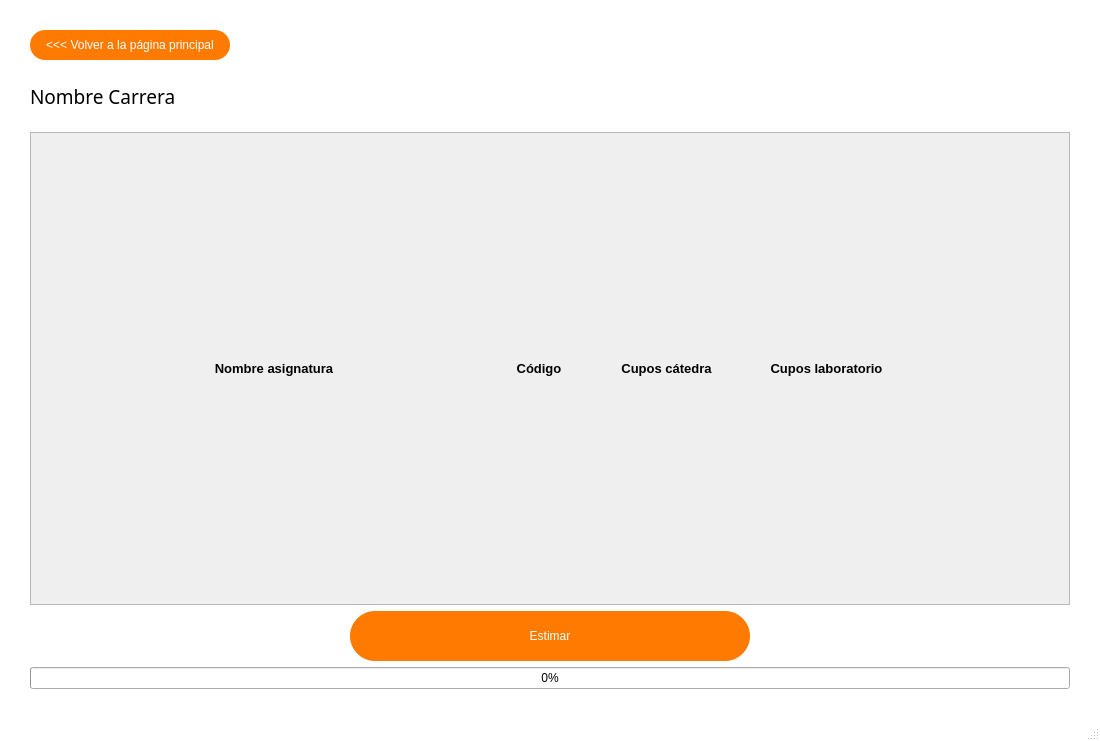
<?xml version="1.0" encoding="UTF-8"?>
<ui version="4.0">
 <class>MainWindow</class>
 <widget class="QMainWindow" name="MainWindow">
  <property name="geometry">
   <rect>
    <x>0</x>
    <y>0</y>
    <width>1100</width>
    <height>741</height>
   </rect>
  </property>
  <property name="windowTitle">
   <string>MainWindow</string>
  </property>
  <property name="styleSheet">
   <string notr="true">QMainWindow {
	background-color: white;
}</string>
  </property>
  <widget class="QWidget" name="centralwidget">
   <layout class="QVBoxLayout" name="verticalLayout">
    <property name="leftMargin">
     <number>30</number>
    </property>
    <property name="topMargin">
     <number>30</number>
    </property>
    <property name="rightMargin">
     <number>30</number>
    </property>
    <property name="bottomMargin">
     <number>30</number>
    </property>
    <item>
     <layout class="QHBoxLayout" name="horizontalLayout">
      <property name="spacing">
       <number>7</number>
      </property>
      <item>
       <widget class="QPushButton" name="button_home">
        <property name="minimumSize">
         <size>
          <width>200</width>
          <height>30</height>
         </size>
        </property>
        <property name="styleSheet">
         <string notr="true">.QPushButton {
	color: white;
	background: #FF7A00;
	border-radius: 15px;
}

.QPushButton:hover {
	background: #083C87;
}

.QPushButton:pressed {
	background: #E6E6E6;
}</string>
        </property>
        <property name="text">
         <string>&lt;&lt;&lt; Volver a la página principal</string>
        </property>
       </widget>
      </item>
      <item>
       <spacer name="horizontalSpacer">
        <property name="orientation">
         <enum>Qt::Horizontal</enum>
        </property>
        <property name="sizeHint" stdset="0">
         <size>
          <width>40</width>
          <height>20</height>
         </size>
        </property>
       </spacer>
      </item>
     </layout>
    </item>
    <item>
     <widget class="QLabel" name="label">
      <property name="sizePolicy">
       <sizepolicy hsizetype="Fixed" vsizetype="Fixed">
        <horstretch>0</horstretch>
        <verstretch>0</verstretch>
       </sizepolicy>
      </property>
      <property name="minimumSize">
       <size>
        <width>0</width>
        <height>60</height>
       </size>
      </property>
      <property name="font">
       <font>
        <family>Arial Rounded MT Bold</family>
        <pointsize>14</pointsize>
       </font>
      </property>
      <property name="styleSheet">
       <string notr="true"/>
      </property>
      <property name="text">
       <string>Nombre Carrera</string>
      </property>
     </widget>
    </item>
    <item>
     <widget class="QScrollArea" name="scrollArea">
      <property name="widgetResizable">
       <bool>true</bool>
      </property>
      <widget class="QWidget" name="scrollAreaWidgetContents">
       <property name="geometry">
        <rect>
         <x>0</x>
         <y>0</y>
         <width>1038</width>
         <height>451</height>
        </rect>
       </property>
       <property name="styleSheet">
        <string notr="true">.QPushButton {
	color: white;
	background: #E6E6E6;
	border-radius: 10px;
}

.QPushButton:hover {
	background: #083C87;
}

.QPushButton:pressed {
	background: #FF7A00;
}</string>
       </property>
       <layout class="QVBoxLayout" name="verticalLayout_2">
        <item>
         <layout class="QGridLayout" name="gridLayout" rowstretch="0">
          <property name="sizeConstraint">
           <enum>QLayout::SetDefaultConstraint</enum>
          </property>
          <property name="leftMargin">
           <number>0</number>
          </property>
          <property name="rightMargin">
           <number>0</number>
          </property>
          <property name="horizontalSpacing">
           <number>1</number>
          </property>
          <item row="0" column="1">
           <widget class="QLabel" name="label_8">
            <property name="minimumSize">
             <size>
              <width>0</width>
              <height>0</height>
             </size>
            </property>
            <property name="maximumSize">
             <size>
              <width>60</width>
              <height>16777215</height>
             </size>
            </property>
            <property name="font">
             <font>
              <pointsize>10</pointsize>
              <weight>75</weight>
              <bold>true</bold>
              <stylestrategy>PreferDefault</stylestrategy>
              <kerning>true</kerning>
             </font>
            </property>
            <property name="text">
             <string>Código</string>
            </property>
            <property name="alignment">
             <set>Qt::AlignCenter</set>
            </property>
           </widget>
          </item>
          <item row="0" column="2">
           <widget class="QLabel" name="label_9">
            <property name="sizePolicy">
             <sizepolicy hsizetype="Fixed" vsizetype="Preferred">
              <horstretch>0</horstretch>
              <verstretch>0</verstretch>
             </sizepolicy>
            </property>
            <property name="minimumSize">
             <size>
              <width>125</width>
              <height>0</height>
             </size>
            </property>
            <property name="maximumSize">
             <size>
              <width>125</width>
              <height>16777215</height>
             </size>
            </property>
            <property name="font">
             <font>
              <pointsize>10</pointsize>
              <weight>75</weight>
              <bold>true</bold>
              <stylestrategy>PreferDefault</stylestrategy>
              <kerning>true</kerning>
             </font>
            </property>
            <property name="text">
             <string>Cupos cátedra</string>
            </property>
            <property name="alignment">
             <set>Qt::AlignCenter</set>
            </property>
           </widget>
          </item>
          <item row="0" column="0">
           <widget class="QLabel" name="label_7">
            <property name="minimumSize">
             <size>
              <width>350</width>
              <height>50</height>
             </size>
            </property>
            <property name="maximumSize">
             <size>
              <width>400</width>
              <height>60</height>
             </size>
            </property>
            <property name="font">
             <font>
              <pointsize>10</pointsize>
              <weight>75</weight>
              <bold>true</bold>
              <stylestrategy>PreferDefault</stylestrategy>
              <kerning>true</kerning>
             </font>
            </property>
            <property name="text">
             <string>Nombre asignatura</string>
            </property>
            <property name="alignment">
             <set>Qt::AlignCenter</set>
            </property>
           </widget>
          </item>
          <item row="0" column="3">
           <widget class="QLabel" name="label_10">
            <property name="sizePolicy">
             <sizepolicy hsizetype="Fixed" vsizetype="Preferred">
              <horstretch>0</horstretch>
              <verstretch>0</verstretch>
             </sizepolicy>
            </property>
            <property name="minimumSize">
             <size>
              <width>125</width>
              <height>0</height>
             </size>
            </property>
            <property name="maximumSize">
             <size>
              <width>125</width>
              <height>16777215</height>
             </size>
            </property>
            <property name="font">
             <font>
              <pointsize>10</pointsize>
              <weight>75</weight>
              <bold>true</bold>
              <stylestrategy>PreferDefault</stylestrategy>
              <kerning>true</kerning>
             </font>
            </property>
            <property name="text">
             <string>Cupos laboratorio</string>
            </property>
            <property name="alignment">
             <set>Qt::AlignCenter</set>
            </property>
           </widget>
          </item>
          <item row="0" column="4">
           <widget class="QLabel" name="label_11">
            <property name="sizePolicy">
             <sizepolicy hsizetype="Fixed" vsizetype="Preferred">
              <horstretch>0</horstretch>
              <verstretch>0</verstretch>
             </sizepolicy>
            </property>
            <property name="minimumSize">
             <size>
              <width>100</width>
              <height>0</height>
             </size>
            </property>
            <property name="maximumSize">
             <size>
              <width>100</width>
              <height>16777215</height>
             </size>
            </property>
            <property name="text">
             <string/>
            </property>
           </widget>
          </item>
         </layout>
        </item>
       </layout>
      </widget>
     </widget>
    </item>
    <item alignment="Qt::AlignHCenter">
     <widget class="QPushButton" name="button_estimar">
      <property name="sizePolicy">
       <sizepolicy hsizetype="Minimum" vsizetype="Fixed">
        <horstretch>0</horstretch>
        <verstretch>0</verstretch>
       </sizepolicy>
      </property>
      <property name="minimumSize">
       <size>
        <width>400</width>
        <height>50</height>
       </size>
      </property>
      <property name="maximumSize">
       <size>
        <width>400</width>
        <height>200</height>
       </size>
      </property>
      <property name="styleSheet">
       <string notr="true">.QPushButton {
	color: white;
	background: #FF7A00;
	border-radius: 25px;
}

.QPushButton:hover {
	background: #083C87;
}

.QPushButton:pressed {
	background: #E6E6E6;
}</string>
      </property>
      <property name="text">
       <string>Estimar</string>
      </property>
     </widget>
    </item>
    <item>
     <widget class="QProgressBar" name="progressBar">
      <property name="maximum">
       <number>10</number>
      </property>
      <property name="value">
       <number>0</number>
      </property>
     </widget>
    </item>
   </layout>
  </widget>
  <widget class="QMenuBar" name="menubar">
   <property name="geometry">
    <rect>
     <x>0</x>
     <y>0</y>
     <width>1100</width>
     <height>21</height>
    </rect>
   </property>
  </widget>
  <widget class="QStatusBar" name="statusbar"/>
 </widget>
 <resources/>
 <connections/>
</ui>
